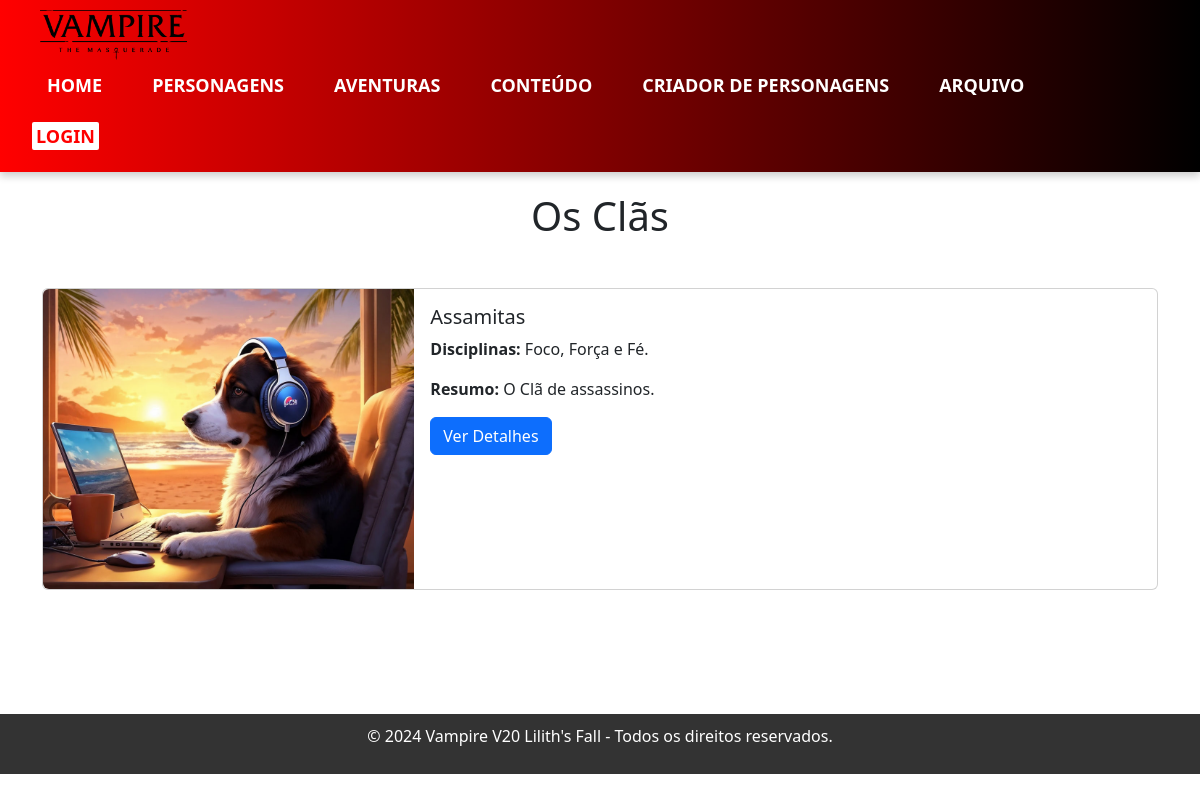
The app's page /clan with its own data.
### app.py (models this page shows)
class Clan(db.Model):
    id = db.Column(db.Integer, primary_key=True)
    name = db.Column(db.String(100), nullable=False)
    disciplines = db.Column(db.String(100), nullable=False)
    description = db.Column(db.Text, nullable=False)
    slogan = db.Column(db.Text, nullable=False)
    image = db.Column(db.String(255), nullable=True)  # Caminho da imagem.
    created_by = db.Column(db.Integer, db.ForeignKey('user.id'))  # Criador do
    visible = db.Column(db.Boolean, default=False)  # Visível para todos

### app.py (the view)
@app.route('/clan')
def clan():
    clans = Clan.query.all()
    return render_template('clandata/clan.html', clans=clans)

### templates/clandata/clan.html
{% extends 'base.html' %}
{% block content %}
<div style="text-align: center;">
    <h1>Os Clãs</h1>
    </div>
<div class="container mt-5">
    <div class="row">
        {% for clan in clans %}
        <div class="col-md-12 mb-4">
            <div class="card horizontal-card">
                <div class="row g-0">
                    <div class="col-md-4">
                        <img src="{{ url_for('static', filename=clan.image) }}" class="img-fluid rounded-start" alt="Imagem do cla" style="height: 300px; width: 400px; object-fit: cover;">
                    </div>
                    <div class="col-md-8">
                        <div class="card-body">
                            <h5 class="card-title">{{ clan.name }}</h5>
                            <p class="card-text"><strong>Disciplinas:</strong> {{ clan.disciplines }}</p>
                            <p class="card-text"><strong>Resumo:</strong> {{ clan.slogan }}</p>
                            <a href="{{ url_for('clan_detail', clan_id=clan.id) }}" class="btn btn-primary">Ver Detalhes</a>
                        </div>
                    </div>
                </div>
            </div>
        </div>
        {% endfor %}
    </div>
</div>
{% endblock %}

### static/css/styles.css (style rules this page uses)
body { font-family: Arial, sans-serif; margin: 0; padding: 0; background-color: #f4f4f4; }

### records on screen
Clan: image (picture), name "Assamitas", disciplines "Foco, Força e Fé.", slogan "O Clã de assassinos."
